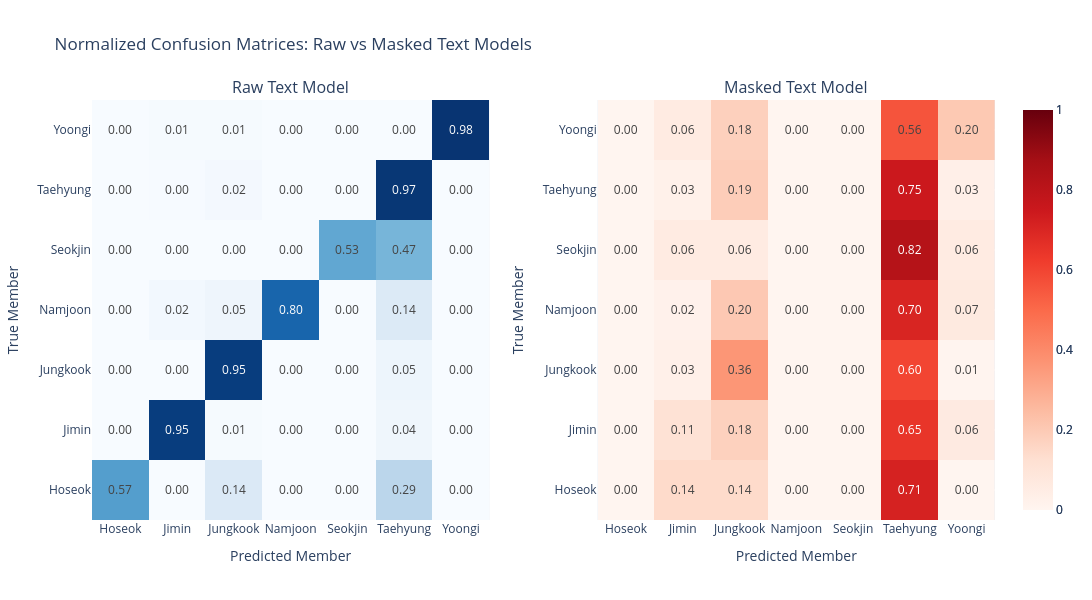

Here is the notebook cell this chart was saved with:
### Markdown cell above
### 6.9 Confusion Matrix

A confusion matrix is a tabular representation that compares true labels with predicted labels for a classification model. In this context, it will help demonstrating which specific member classes are being correctly or incorrectly predicted. In other words, it shows whether the model is correctly identifying each member or confusing them with others

### Code cell
labels = sorted(bots["member"].unique())

# predictions
y_pred_raw = model_raw.predict(X_test_raw)
y_pred_masked = model_masked.predict(X_test_masked)

# normalized CM function
def normalized_cm_df(y_true, y_pred, labels):
    cm = confusion_matrix(y_true, y_pred, labels=labels)
    cm_norm = cm.astype(float) / cm.sum(axis=1, keepdims=True)
    return pd.DataFrame(cm_norm, index=labels, columns=labels)

cm_raw_norm = normalized_cm_df(y_test_raw, y_pred_raw, labels)
cm_masked_norm = normalized_cm_df(y_test_masked, y_pred_masked, labels)


fig = make_subplots(
    rows=1, cols=2,
    subplot_titles=("Raw Text Model", "Masked Text Model"),
    horizontal_spacing=0.12
)

# RAW HEATMAP
fig.add_trace(
    go.Heatmap(
        z=cm_raw_norm.values,
        x=labels,
        y=labels,
        colorscale="Blues",
        zmin=0,
        zmax=1,
        showscale=True,
        text=cm_raw_norm.values,
        texttemplate="%{text:.2f}",
        hovertemplate="True: %{y}<br>Pred: %{x}<br>Value: %{z:.2f}<extra></extra>"
    ),
    row=1, col=1
)

# MASKED HEATMAP
fig.add_trace(
    go.Heatmap(
        z=cm_masked_norm.values,
        x=labels,
        y=labels,
        colorscale="Reds",
        zmin=0,
        zmax=1,
        showscale=True,
        text=cm_masked_norm.values,
        texttemplate="%{text:.2f}",
        hovertemplate="True: %{y}<br>Pred: %{x}<br>Value: %{z:.2f}<extra></extra>"
    ),
    row=1, col=2
)


fig.update_layout(
    title="Normalized Confusion Matrices: Raw vs Masked Text Models",
    width=1200,
    height=600
)


fig.update_xaxes(title_text="Predicted Member", row=1, col=1)
fig.update_yaxes(title_text="True Member", row=1, col=1)

fig.update_xaxes(title_text="Predicted Member", row=1, col=2)
fig.update_yaxes(title_text="True Member", row=1, col=2)


fig.show()

### Figure 1 — Plotly figure (JSON) as saved in the notebook; plotly's stock layout.template omitted (floating-point values rounded to 4 significant figures)
{"data": [{"colorscale": [[0, "rgb(247,251,255)"], [0.125, "rgb(222,235,247)"], [0.25, "rgb(198,219,239)"], [0.375, "rgb(158,202,225)"], [0.5, "rgb(107,174,214)"], [0.625, "rgb(66,146,198)"], [0.75, "rgb(33,113,181)"], [0.875, "rgb(8,81,156)"], [1, "rgb(8,48,107)"]], "hovertemplate": "True: %{y}<br>Pred: %{x}<br>Value: %{z:.2f}<extra></extra>", "showscale": true, "text": [[0.5714, 0.0, 0.1429, 0.0, 0.0, 0.2857, 0.0], [0.0, 0.952, 0.008, 0.0, 0.0, 0.04, 0.0], [0.0, 0.0, 0.9506, 0.0, 0.0, 0.04938, 0.0], [0.0, 0.02273, 0.04545, 0.7955, 0.0, 0.1364, 0.0], [0.0, 0.0, 0.0, 0.0, 0.5294, 0.4706, 0.0], [0.0, 0.00431, 0.02155, 0.0, 0.0, 0.9741, 0.0], [0.0, 0.008475, 0.008475, 0.0, 0.0, 0.0, 0.9831]], "texttemplate": "%{text:.2f}", "type": "heatmap", "x": ["Hoseok", "Jimin", "Jungkook", "Namjoon", "Seokjin", "Taehyung", "Yoongi"], "xaxis": "x", "y": ["Hoseok", "Jimin", "Jungkook", "Namjoon", "Seokjin", "Taehyung", "Yoongi"], "yaxis": "y", "z": [[0.5714, 0.0, 0.1429, 0.0, 0.0, 0.2857, 0.0], [0.0, 0.952, 0.008, 0.0, 0.0, 0.04, 0.0], [0.0, 0.0, 0.9506, 0.0, 0.0, 0.04938, 0.0], [0.0, 0.02273, 0.04545, 0.7955, 0.0, 0.1364, 0.0], [0.0, 0.0, 0.0, 0.0, 0.5294, 0.4706, 0.0], [0.0, 0.00431, 0.02155, 0.0, 0.0, 0.9741, 0.0], [0.0, 0.008475, 0.008475, 0.0, 0.0, 0.0, 0.9831]], "zmax": 1, "zmin": 0}, {"colorscale": [[0, "rgb(255,245,240)"], [0.125, "rgb(254,224,210)"], [0.25, "rgb(252,187,161)"], [0.375, "rgb(252,146,114)"], [0.5, "rgb(251,106,74)"], [0.625, "rgb(239,59,44)"], [0.75, "rgb(203,24,29)"], [0.875, "rgb(165,15,21)"], [1, "rgb(103,0,13)"]], "hovertemplate": "True: %{y}<br>Pred: %{x}<br>Value: %{z:.2f}<extra></extra>", "showscale": true, "text": [[0.0, 0.1429, 0.1429, 0.0, 0.0, 0.7143, 0.0], [0.0, 0.112, 0.176, 0.0, 0.0, 0.648, 0.064], [0.0, 0.03086, 0.3642, 0.0, 0.0, 0.5988, 0.006173], [0.0, 0.02273, 0.2045, 0.0, 0.0, 0.7045, 0.06818], [0.0, 0.05882, 0.05882, 0.0, 0.0, 0.8235, 0.05882], [0.0, 0.02586, 0.1897, 0.0, 0.0, 0.75, 0.03448], [0.0, 0.05932, 0.178, 0.0, 0.0, 0.5593, 0.2034]], "texttemplate": "%{text:.2f}", "type": "heatmap", "x": ["Hoseok", "Jimin", "Jungkook", "Namjoon", "Seokjin", "Taehyung", "Yoongi"], "xaxis": "x2", "y": ["Hoseok", "Jimin", "Jungkook", "Namjoon", "Seokjin", "Taehyung", "Yoongi"], "yaxis": "y2", "z": [[0.0, 0.1429, 0.1429, 0.0, 0.0, 0.7143, 0.0], [0.0, 0.112, 0.176, 0.0, 0.0, 0.648, 0.064], [0.0, 0.03086, 0.3642, 0.0, 0.0, 0.5988, 0.006173], [0.0, 0.02273, 0.2045, 0.0, 0.0, 0.7045, 0.06818], [0.0, 0.05882, 0.05882, 0.0, 0.0, 0.8235, 0.05882], [0.0, 0.02586, 0.1897, 0.0, 0.0, 0.75, 0.03448], [0.0, 0.05932, 0.178, 0.0, 0.0, 0.5593, 0.2034]], "zmax": 1, "zmin": 0}], "layout": {"annotations": [{"font": {"size": 16}, "showarrow": false, "text": "Raw Text Model", "x": 0.22, "xanchor": "center", "xref": "paper", "y": 1, "yanchor": "bottom", "yref": "paper"}, {"font": {"size": 16}, "showarrow": false, "text": "Masked Text Model", "x": 0.78, "xanchor": "center", "xref": "paper", "y": 1, "yanchor": "bottom", "yref": "paper"}], "height": 600, "title": {"text": "Normalized Confusion Matrices: Raw vs Masked Text Models"}, "width": 1200, "xaxis": {"anchor": "y", "domain": [0, 0.44], "title": {"text": "Predicted Member"}}, "xaxis2": {"anchor": "y2", "domain": [0.56, 1], "title": {"text": "Predicted Member"}}, "yaxis": {"anchor": "x", "domain": [0, 1], "title": {"text": "True Member"}}, "yaxis2": {"anchor": "x2", "domain": [0, 1], "title": {"text": "True Member"}}}}
